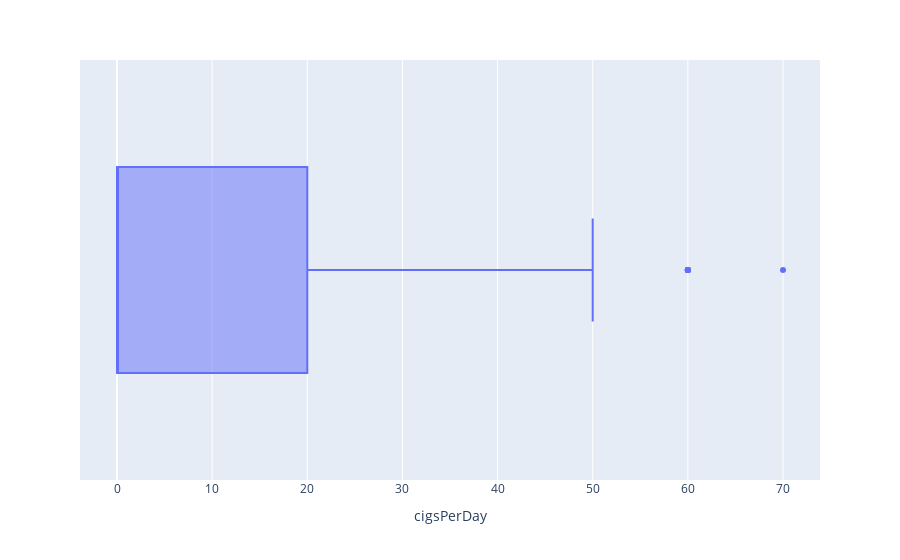

The notebook cell this image was saved under:
### Code cell
px.box(df,x=df['cigsPerDay'])

### Figure 1 — Plotly figure (JSON) as saved in the notebook; plotly's stock layout.template omitted (floating-point values rounded to 4 significant figures; data arrays with more than 128 entries replaced by an {"elided": "..."} marker saying what was removed)
{"data": [{"alignmentgroup": "True", "hovertemplate": "cigsPerDay=%{x}<extra></extra>", "legendgroup": "", "marker": {"color": "#636efa"}, "name": "", "notched": false, "offsetgroup": "", "orientation": "h", "showlegend": false, "type": "box", "x": {"elided": "4240 int values"}, "x0": " ", "xaxis": "x", "y0": " ", "yaxis": "y"}], "layout": {"autosize": true, "boxmode": "group", "legend": {"tracegroupgap": 0}, "margin": {"t": 60}, "xaxis": {"anchor": "y", "autorange": true, "domain": [0, 1], "range": [-3.889, 73.89], "title": {"text": "cigsPerDay"}, "type": "linear"}, "yaxis": {"anchor": "x", "autorange": true, "domain": [0, 1], "range": [-0.5, 0.5], "type": "category"}}}
